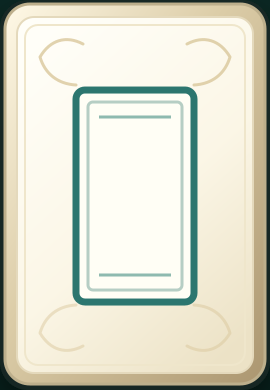
#> input picture assets/archive/tiles-pro-v2/dragon-bai.png, 270 x 390 px
$ python -i compose-3d-tiles.py   (imports and definitions only)
#> lines starting #> are read from the running program, lines starting #| are printed output that depends on the picture
#> further down, picture is the input picture: PIL image 270x390 RGBA; mean R, G, B, A 221.7, 221, 204.2, 255
"""Stamp traditional face glyphs onto the 3D ivory tile body.

Source faces (white card + black frame) live in public/assets/tile-faces/.
Output 3D tiles are written to public/assets/tiles/.
"""
from __future__ import annotations

import shutil
from pathlib import Path

from PIL import Image, ImageDraw, ImageFilter

ROOT = Path(__file__).resolve().parents[1]
ASSETS = ROOT / "public" / "assets"
FACES = ASSETS / "tile-faces"
OUT = ASSETS / "tiles"
BLANK_PATH = ASSETS / "tile-front.png"

WELL = (92, 118, 592, 884)
NAMES = [*(f"wan-{r}" for r in range(1, 10)), *(f"tong-{r}" for r in range(1, 10)), *(f"tiao-{r}" for r in range(1, 10)), *(f"dragon-{r}" for r in range(1, 4))]


def _near_white(r: int, g: int, b: int) -> bool:
    mx, mn = max(r, g, b), min(r, g, b)
    return mn > 168 and mx - mn < 48


def _near_black(r: int, g: int, b: int) -> bool:
    mx, mn = max(r, g, b), min(r, g, b)
    return mx < 78 and mx - mn < 28


def punch_card(im: Image.Image, keep_enclosed_white: bool = False) -> Image.Image:
    """Drop the white card and black frame; keep only painted glyphs."""
#> called with keep_enclosed_white = False
    rgba = im.convert("RGBA")
    w, h = rgba.size
#> w = 270; h = 390
    margin = int(min(w, h) * 0.05)
#> margin = 13
    rgba = rgba.crop((margin, margin, w - margin, h - margin))
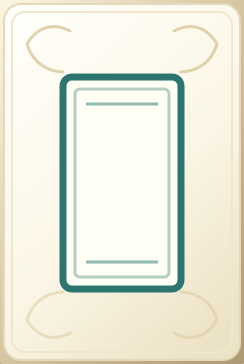
#> rgba: PIL image 244x364 RGBA; mean R, G, B, A 235.5, 235.4, 220, 255
    px = rgba.load()
    ww, hh = rgba.size
#> ww = 244; hh = 364

    if keep_enclosed_white:
        flat = Image.new("RGBA", (ww, hh), (255, 255, 255, 255))
        dst = flat.load()
        for y in range(hh):
            for x in range(ww):
                r, g, b, _a = px[x, y]
                if _near_white(r, g, b) or _near_black(r, g, b):
                    dst[x, y] = (255, 255, 255, 255)
                else:
                    dst[x, y] = (r, g, b, 255)
        for origin in ((0, 0), (ww - 1, 0), (0, hh - 1), (ww - 1, hh - 1)):
            ImageDraw.floodfill(flat, origin, (0, 0, 0, 0), thresh=6)
        rgba = flat
    else:
        for y in range(hh):
            for x in range(ww):
                r, g, b, _a = px[x, y]
                if _near_white(r, g, b) or _near_black(r, g, b):
                    px[x, y] = (0, 0, 0, 0)

    return crop_to_paint(rgba)


def crop_to_paint(im: Image.Image) -> Image.Image:
    px = im.load()
    w, h = im.size
    minx, miny, maxx, maxy = w, h, -1, -1
    for y in range(h):
        for x in range(w):
            r, g, b, a = px[x, y]
            if a < 20:
                continue
            chroma = max(r, g, b) - min(r, g, b)
            if chroma < 30:
                continue
            minx = min(minx, x)
            miny = min(miny, y)
            maxx = max(maxx, x)
            maxy = max(maxy, y)
    if maxx < minx:
        return im
    pad = 6
    return im.crop((max(0, minx - pad), max(0, miny - pad), min(w, maxx + 1 + pad), min(h, maxy + 1 + pad)))
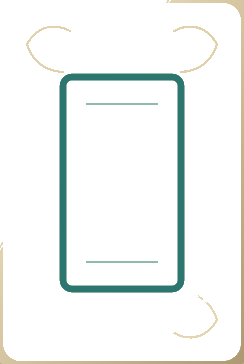
#> returned value: PIL image 244x364 RGBA; mean R, G, B, A 11.8, 15.1, 13.3, 24.7; transparent parts drawn white


# [66 lines left out: functions chisel, fit_into_well, compose_face, ensure_faces, main, not called in this run]


# [2 lines not run here, left out]

>>> from PIL import Image
>>> picture = Image.open('../../../assets/archive/tiles-pro-v2/dragon-bai.png')
>>> result = punch_card(picture)
